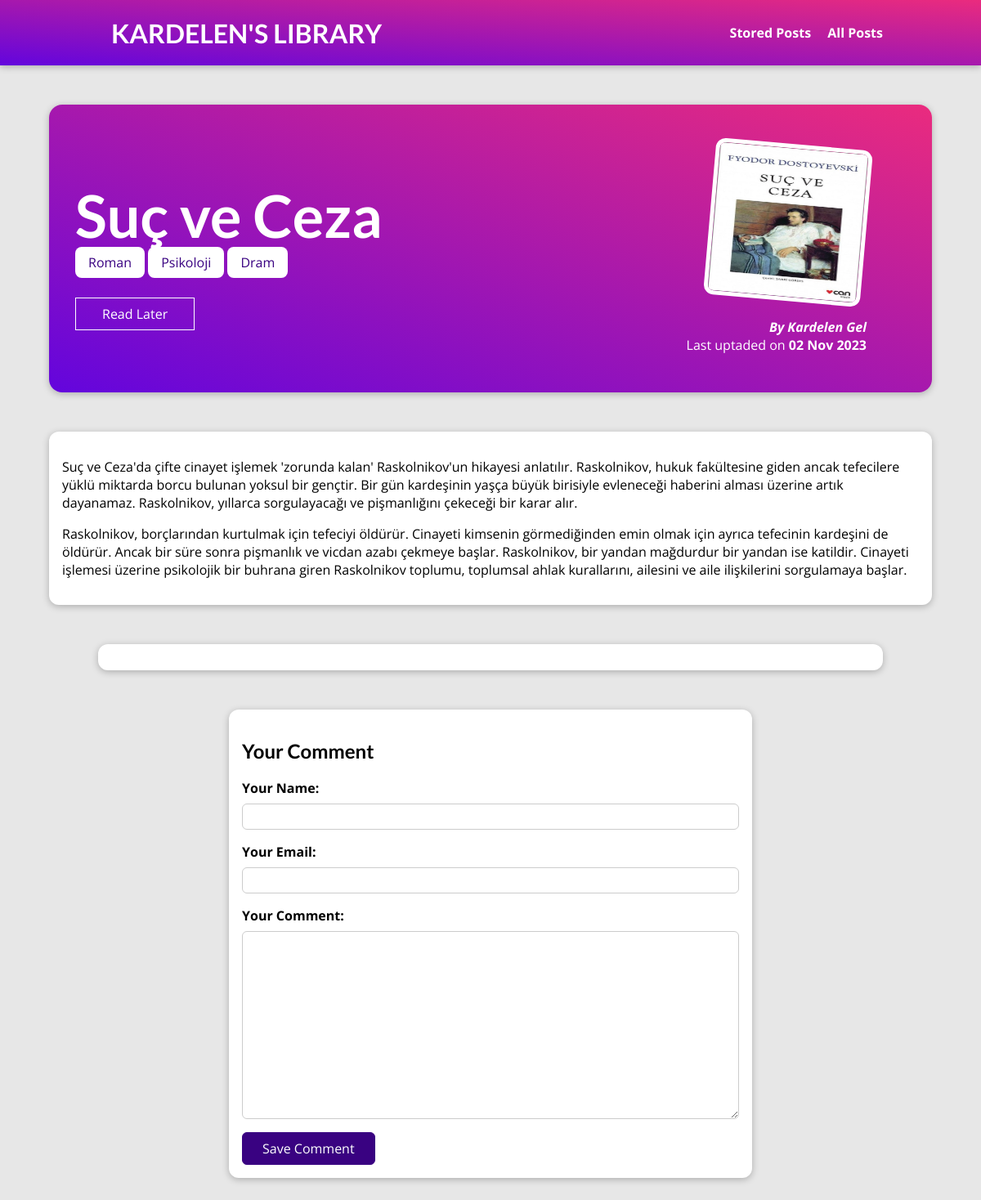
The app's page /posts/suc-ve-ceza with its own data.
### blog/models.py (models this page shows, shortened)
class Post(models.Model):
    title = models.CharField(max_length=150)
    excerpt = models.CharField(max_length=200)
    image =  models.ImageField(upload_to="posts", null=True)
    date = models.DateField(auto_now=True)
    slug = models.SlugField(unique=True, db_index=True)
    content = models.TextField(validators=[MinLengthValidator(10)])
    author = models.ForeignKey(
        Author, on_delete=models.SET_NULL, null=True, related_name="posts")
    tags = models.ManyToManyField(Tag)

class Tag(models.Model):
    caption = models.CharField(max_length=20)

class Author(models.Model):
    first_name = models.CharField(max_length=100)
    last_name = models.CharField(max_length=100)
    email_address = models.EmailField()
    def full_name(self):
        return f"{self.first_name} {self.last_name}"
    def __str__(self):
        return self.full_name()

### blog/views.py (the view, shortened to what this page needs)
# urls.py: path("posts/<slug:slug>", views.SinglePostView.as_view(),
class SinglePostView(View):
     def is_stored_post(self, request, post_id):
          stored_posts = request.session.get("stored_posts")
          if stored_posts is not None:
               is_saved_for_later = post_id in stored_posts
          else:
               is_saved_for_later = False
          return is_saved_for_later
     def get(self, request, slug):
          post = Post.objects.get(slug=slug)
          context = {
            "post" : post,
            "post_tags": post.tags.all(),
            "comment_form" : CommentForm(),
            "comments": post.comments.all().order_by("-id"),
            "saved_for_later": self.is_stored_post(request, post.id)
            }
          return render(request, "blog/post-detail.html", context)

### blog/forms.py
class CommentForm(forms.ModelForm):
   class Meta:
        model = Comment
        exclude = ["post"]
        labels = {
            "user_name": "Your Name",
            "user_email": "Your Email",
            "text": "Your Comment"
        }

### blog/templates/blog/post-detail.html (shortened to what this page needs)
{% extends 'base.html' %}
{% load static %}
{% block css_files %}
  <link rel="stylesheet" href="{% static 'blog/post-detail.css' %}" />
{% endblock %}
{% block content %}
  <section id="summary">
    <h2>{{ post.title }} </h2>
    <div>
      {% for tag in post_tags %}
         <span class="tag" > {{tag.caption}}</span>
      {% endfor %}
    </div>
    <div id = "read-later">
      <form action="{% url "read-later" %}" method="POST">
        <button>
          {% if saved_for_later  %}
            Remove from "Read Later" List
          {% else %}
            Read Later
          {% endif %}
        </button>
      </form>
    </div>
    <article>
      <img src="{{ post.image.url }}" alt="{{post.title}}" />
      <address>By <a href= "mailto: {{post.author.email_address}}"  > {{post.author}} </a> </address>
      <div>
        Last uptaded on <time>{{post.date|date:"d M Y"}}</time>
      </div>
    </article>
  </section>
  <main>
    {{post.content|linebreaks}}
 </main>
<section id="comments">
</section>
 <section id = "comment-form">
  <h2> Your Comment </h2>
  <form action ="{% url "post-detail-page" post.slug %}" method="POST">
    {% for form_field in comment_form %}
       <div class = "form-control {% if form_field.errors %} invalid {% endif %}">
        {{ form_field.label_tag}}
        {{ form_field }}
       </div>
    {% endfor %}
    <button> Save Comment </button>
  </form>
</section>
{% endblock %}

### templates/base.html (shortened to what this page needs)
{% load static %}
<!DOCTYPE html>
<html lang="en">
<head>
    <link rel="stylesheet" href="{% static "app.css" %}">
    {% block css_files %} {% endblock %}
</head>
<body>
    <header id="main-navigation">
        <h1><a href="{% url "starting-page" %}">KARDELEN'S LIBRARY</a></h1>
        <nav>
            <a href="{% url "read-later" %}">Stored Posts</a>
            <a href="{% url "posts-page" %}">All Posts</a>
        </nav>
    </header>
    {% block content %}
    {% endblock %}
</body>
</html>

### static/app.css (style rules this page uses)
* { box-sizing: border-box; }
html { font-family: 'Open Sans', 'Lato', sans-serif; }
body { margin: 0; }
h1, h2, h3 { font-family: 'Lato', sans-serif; font-weight: bold; }
#main-navigation { width: 100%; height: 5rem; display: flex; justify-content: space-between; align-items: center; padding: 0 10%; position: absolute; top: 0; left: 0; }
#main-navigation a { text-decoration: none; color: white; font-weight: bold; margin-left: 1rem; }

### blog/static/blog/post-detail.css (style rules this page uses)
body { background-color: #e7e7e7; }
#main-navigation { background: linear-gradient(to right top, #6305dd, #ea2b7e); box-shadow: 0 2px 8px rgba(0, 0, 0, 0.25); }
#summary { margin: 8rem auto 3rem auto; padding: 2rem; width: 90%; max-width: 90rem; border-radius: 16px; background: linear-gradient(to right top, #6305dd, #ea2b7e); position: relative; box-shadow: 0 2px 8px rgba(0, 0, 0, 0.25); height: 22rem; }
#summary h2 { color: white; font-size: 4.5rem; margin-bottom: 0.25rem; }
#summary article { position: absolute; top: 2rem; right: 3rem; padding: 1rem 2rem; border-radius: 12px; text-align: right; color: white; }
#summary article img { width: 12rem; height: 12rem; border-radius: 12px; transform: rotateZ(5deg); border: 5px solid white; margin-bottom: 1rem; }
#summary address { font-weight: bold; }
#summary a { color: white; text-decoration: none; }
#summary time { font-weight: bold; }
#read-later { margin: 2rem 0; }
#read-later button { background-color: transparent; border: 1px solid white; padding: 0.5rem 2rem; font: inherit; color: white; cursor: pointer; }
main { width: 90%; max-width: 90rem; margin: 3rem auto; background-color: white; padding: 1rem; border-radius: 12px; box-shadow: 0 2px 8px rgba(0, 0, 0, 0.25); }
.tag { background-color: white; color: #390281; padding: 0.5rem 1rem; border-radius: 8px; }
#comment-form { margin: 3rem auto; width: 90%; max-width: 40rem; border-radius: 12px; background-color: white; box-shadow: 0 2px 8px rgba(0, 0, 0, 0.25); padding: 1rem; }
#comment-form button { font: inherit; background-color: #390281; color: white; border: 1px solid #390281; padding: 0.5rem 1.5rem; border-radius: 6px; cursor: pointer; }
.form-control { margin-bottom: 1rem; }
.form-control label { font-weight: bold; margin-bottom: 0.5rem; display: block; }
.form-control input, .form-control textarea { display: block; width: 100%; font: inherit; padding: 0.25rem; border-radius: 6px; border: 1px solid #ccc; }
#comments { margin: 3rem auto; width: 90%; max-width: 60rem; border-radius: 12px; background-color: white; box-shadow: 0 2px 8px rgba(0, 0, 0, 0.25); padding: 1rem 2rem; }

### records on screen
Post: title "Suç ve Ceza", image (picture), author "Kardelen Gel", date "02 Nov 2023", content "Suç ve Ceza'da çifte cinayet işlemek 'zorunda kalan' Raskolnikov'un hikayesi anlatılır. Raskolnikov, hukuk fakültesine giden ancak tefecilere yüklü miktarda borcu bulunan yoksul bir gençtir. Bir gün kardeşinin yaşça büyük birisiyle evleneceği haberini alması üzerine artık dayanamaz. Raskolnikov, yıllarca sorgulayacağı ve pişmanlığını çekeceği bir karar alır. Raskolnikov, borçlarından kurtulmak için tefeciyi öldürür. Cinayeti kimsenin görmediğinden emin olmak için ayrıca tefecinin kardeşini de öldürür. Ancak bir süre sonra pişmanlık ve vicdan azabı çekmeye başlar. Raskolnikov, bir yandan mağdurdur bir yandan ise katildir. Cinayeti işlemesi üzerine psikolojik bir buhrana giren Raskolnikov…"
Tag: caption "Roman"
Tag: caption "Psikoloji"
Tag: caption "Dram"
